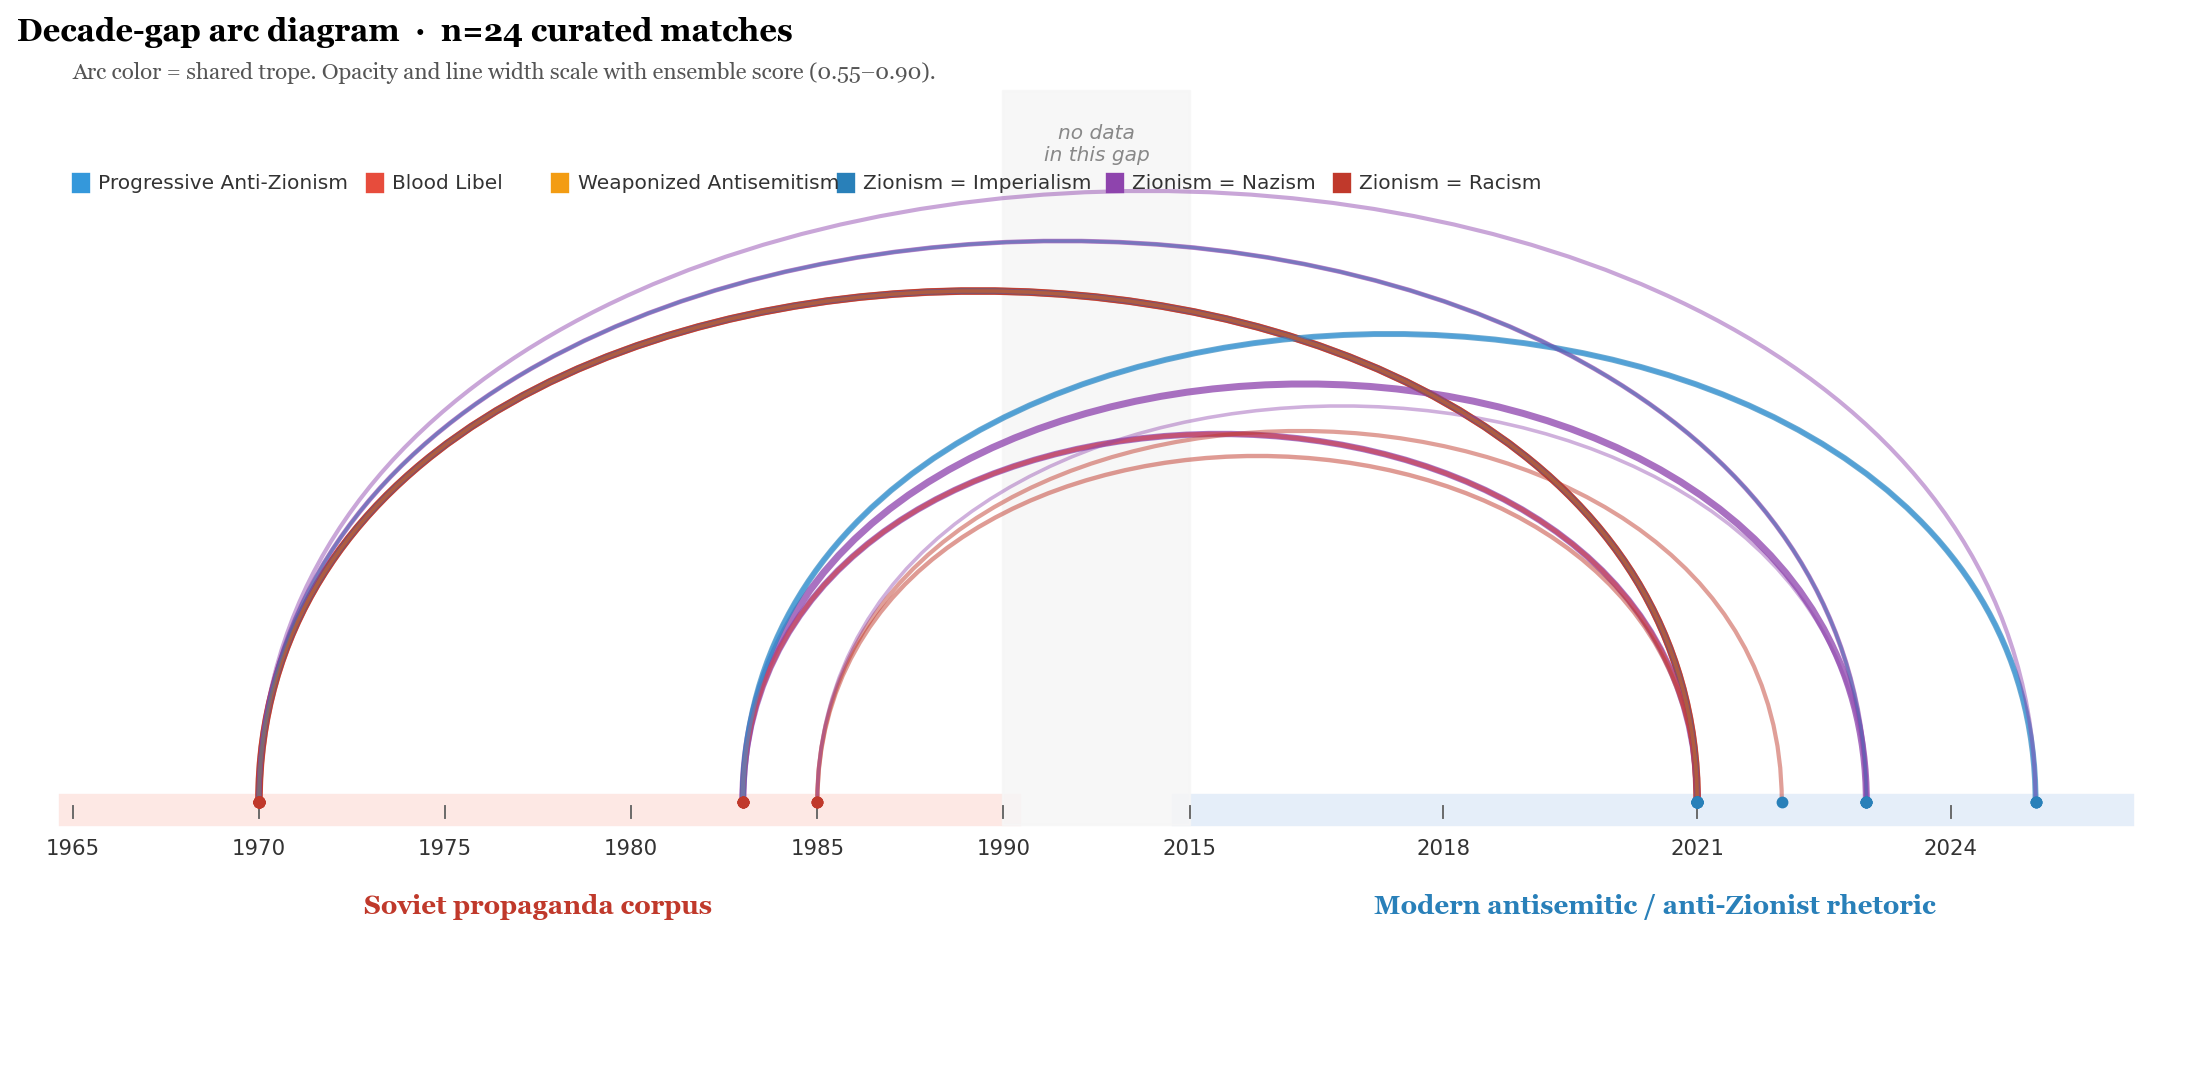

This figure's Python source:
"""
Decade-gap arc diagram: Soviet passages on a 1965–1990 axis, modern passages on
a 2015–2026 axis, with an arc for each of the 24 curated matches. Arc color
encodes shared trope; arc opacity encodes ensemble score.

A visual break between the two eras makes the gap explicit so readers do not
infer continuous transmission (which the data cannot show).

Outputs viz_examples/arc_diagram.png.
"""
import os, json
import numpy as np
import matplotlib.pyplot as plt
from matplotlib.patches import PathPatch
from matplotlib.path import Path

HERE = os.path.dirname(os.path.abspath(__file__))
os.chdir(os.path.dirname(HERE))

TROPE_COLORS = {
    "ZIONISM_RACISM":          "#c0392b",
    "ZIONISM_NAZISM":          "#8e44ad",
    "ZIONISM_IMPERIALISM":     "#2980b9",
    "JEWISH_CONSPIRACY":       "#d35400",
    "DELEGITIMIZATION":        "#27ae60",
    "WEAPONIZED_ANTISEMITISM": "#f39c12",
    "DUAL_LOYALTY":            "#1abc9c",
    "BLOOD_LIBEL":             "#e74c3c",
    "ANTI_ZIONISM_PROGRESSIVE":"#3498db",
}
TROPE_SHORT = {
    "ZIONISM_RACISM":          "Zionism = Racism",
    "ZIONISM_NAZISM":          "Zionism = Nazism",
    "ZIONISM_IMPERIALISM":     "Zionism = Imperialism",
    "JEWISH_CONSPIRACY":       "Jewish Conspiracy",
    "DELEGITIMIZATION":        "Delegitimization",
    "WEAPONIZED_ANTISEMITISM": "Weaponized Antisemitism",
    "DUAL_LOYALTY":            "Dual Loyalty",
    "BLOOD_LIBEL":             "Blood Libel",
    "ANTI_ZIONISM_PROGRESSIVE":"Progressive Anti-Zionism",
}

# Two era axes mapped into a single x coordinate with a visual gap.
SOV_RANGE = (1965, 1990)
MOD_RANGE = (2015, 2026)
GAP_WIDTH = 4.0     # blank units between eras
ERA_WIDTH = 20.0    # total drawing width per era


def sov_x(year):
    frac = (year - SOV_RANGE[0]) / (SOV_RANGE[1] - SOV_RANGE[0])
    return frac * ERA_WIDTH


def mod_x(year):
    frac = (year - MOD_RANGE[0]) / (MOD_RANGE[1] - MOD_RANGE[0])
    return ERA_WIDTH + GAP_WIDTH + frac * ERA_WIDTH


def draw_arc(ax, x1, x2, color, alpha, linewidth):
    span = abs(x2 - x1)
    peak_y = 0.25 + 0.04 * span
    verts = [(x1, 0), (x1, peak_y), (x2, peak_y), (x2, 0)]
    codes = [Path.MOVETO, Path.CURVE4, Path.CURVE4, Path.CURVE4]
    patch = PathPatch(Path(verts, codes), fill=False, edgecolor=color,
                      alpha=alpha, linewidth=linewidth, capstyle="round")
    ax.add_patch(patch)


def main():
    with open("viz_data.json") as f:
        matches = json.load(f)["matches"]

    matches = [m for m in matches if m.get("sovietYear") and m.get("modernYear")]
    matches.sort(key=lambda m: -(m.get("ensembleScore") or m.get("similarity") or 0))

    fig, ax = plt.subplots(figsize=(13, 6.4), dpi=150)
    ax.set_xlim(-1.2, 2 * ERA_WIDTH + GAP_WIDTH + 1.2)
    ax.set_ylim(-0.55, 1.6)

    # Era bands
    ax.axhspan(-0.05, 0.015, xmin=0.02, xmax=(ERA_WIDTH)/(2*ERA_WIDTH+GAP_WIDTH)+0.01,
               color="#fde8e4", zorder=1)
    ax.axhspan(-0.05, 0.015, xmin=(ERA_WIDTH+GAP_WIDTH)/(2*ERA_WIDTH+GAP_WIDTH)-0.01, xmax=0.98,
               color="#e5eef9", zorder=1)

    # "No data between" strip
    mid_l = ERA_WIDTH
    mid_r = ERA_WIDTH + GAP_WIDTH
    ax.fill_between([mid_l, mid_r], -0.05, 1.55, color="#f6f6f6", alpha=0.85, zorder=1)
    ax.text((mid_l+mid_r)/2, 1.48, "no data\nin this gap", ha="center", va="top",
            fontsize=8.5, color="#888", style="italic")

    # Tick marks and year labels per era
    sov_ticks = [1965, 1970, 1975, 1980, 1985, 1990]
    for y in sov_ticks:
        x = sov_x(y)
        ax.plot([x, x], [-0.035, -0.01], color="#666", linewidth=0.8)
        ax.text(x, -0.08, str(y), ha="center", va="top", fontsize=9, color="#333")
    mod_ticks = [2015, 2018, 2021, 2024]
    for y in mod_ticks:
        x = mod_x(y)
        ax.plot([x, x], [-0.035, -0.01], color="#666", linewidth=0.8)
        ax.text(x, -0.08, str(y), ha="center", va="top", fontsize=9, color="#333")

    # Era titles
    ax.text(ERA_WIDTH/2, -0.2, "Soviet propaganda corpus", ha="center", va="top",
            fontsize=11, fontweight="bold", color="#c0392b", fontname="Georgia")
    ax.text(ERA_WIDTH + GAP_WIDTH + ERA_WIDTH/2, -0.2, "Modern antisemitic / anti-Zionist rhetoric",
            ha="center", va="top", fontsize=11, fontweight="bold", color="#2980b9", fontname="Georgia")

    # Arcs
    for m in matches:
        x1 = sov_x(m["sovietYear"])
        x2 = mod_x(m["modernYear"])
        tropes = m.get("tropes") or []
        color = TROPE_COLORS.get(tropes[0], "#555") if tropes else "#555"
        ens = m.get("ensembleScore") or m.get("similarity") or 0.5
        alpha = 0.35 + 0.55 * min(1.0, max(0.0, (ens - 0.55) / 0.35))
        lw = 1.2 + 2.4 * min(1.0, max(0.0, (ens - 0.55) / 0.35))
        draw_arc(ax, x1, x2, color, alpha, lw)

    # Point markers
    for m in matches:
        x1 = sov_x(m["sovietYear"])
        x2 = mod_x(m["modernYear"])
        ax.plot(x1, 0, "o", color="#c0392b", markersize=4, zorder=5)
        ax.plot(x2, 0, "o", color="#2980b9", markersize=4, zorder=5)

    # Legend (tropes)
    legend_tropes = sorted({(m.get("tropes") or [None])[0] for m in matches})
    legend_tropes = [t for t in legend_tropes if t]
    lx0 = 0
    ly = 1.35
    for t in legend_tropes:
        ax.add_patch(plt.Rectangle((lx0, ly-0.02), 0.35, 0.04, color=TROPE_COLORS[t]))
        ax.text(lx0 + 0.55, ly, TROPE_SHORT.get(t, t), fontsize=8.5, va="center", color="#333")
        lx0 += len(TROPE_SHORT.get(t, t)) * 0.18 + 2.0

    ax.set_title(f"Decade-gap arc diagram  ·  n={len(matches)} curated matches",
                 fontsize=13, fontweight="bold", loc="left", pad=12, fontname="Georgia")
    ax.text(0, 1.58,
            "Arc color = shared trope. Opacity and line width scale with ensemble score (0.55–0.90).",
            fontsize=9.5, color="#555", fontname="Georgia")

    ax.set_yticks([])
    ax.set_xticks([])
    for spine in ("top", "right", "left", "bottom"):
        ax.spines[spine].set_visible(False)

    fig.tight_layout()
    out = "viz_examples/arc_diagram.png"
    fig.savefig(out, dpi=170, bbox_inches="tight", facecolor="white")
    print(f"Wrote {out}")


if __name__ == "__main__":
    main()
